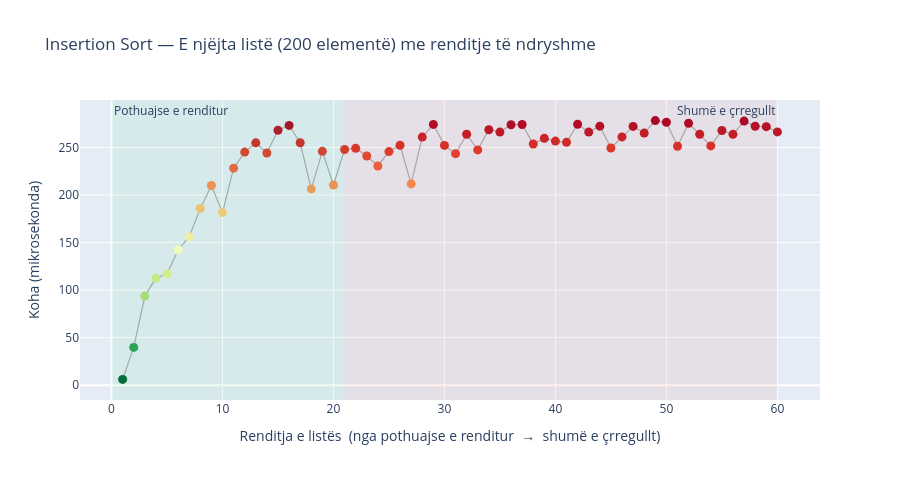

The code cell stored with this chart in its notebook:
### Code cell
# Ushtrim 2: Insertion Sort per nje liste e renditur ne renditje random
import time
import random
import plotly.graph_objects as go

def insertion_sort(lst):
    for i in range(1, len(lst)):
        v, j = lst[i], i - 1
        while j >= 0 and lst[j] > v:
            lst[j + 1] = lst[j]
            j -= 1
        lst[j + 1] = v

def mat_kohen(lst, perseritje=25):
    # Për lista të shkurtra një matje e vetme është shumë e zhurmshme:
    # e përsërisim dhe mbajmë kohën më të vogël.
    me_e_mira = float("inf")
    for _ in range(perseritje):
        c = lst.copy()
        t = time.perf_counter()
        insertion_sort(c)
        me_e_mira = min(me_e_mira, time.perf_counter() - t)
    return me_e_mira

def crregullo(lst, nivel):
    lst = lst.copy()
    for _ in range(int(nivel * len(lst) * 3)):
        i, j = random.sample(range(len(lst)), 2)
        lst[i], lst[j] = lst[j], lst[i]
    return lst

try:
    raw = input("Shkruaj numrat e ndarë me hapësirë: ").strip()
except Exception:          # p.sh. kur fletorja ekzekutohet pa tastierë
    raw = ""
try:
    base = sorted(int(x) for x in raw.split())
except ValueError:
    base = []
if len(base) < 2:
    base = list(range(1, 201))   # 200 elemente: dallimi shihet qartë

STEPS     = 60
nivelet   = [i / (STEPS - 1) for i in range(STEPS)]
renditjet = [crregullo(base, niv) for niv in nivelet]
kohet     = [mat_kohen(r) for r in renditjet]

fig = go.Figure()
fig.add_vrect(x0=0, x1=STEPS * 0.35, fillcolor="#2ecc71", opacity=0.08, line_width=0,
              annotation_text="Pothuajse e renditur", annotation_position="top left")
fig.add_vrect(x0=STEPS * 0.35, x1=STEPS, fillcolor="#e74c3c", opacity=0.08, line_width=0,
              annotation_text="Shumë e çrregullt", annotation_position="top right")
fig.add_trace(go.Scatter(
    x=list(range(1, STEPS + 1)), y=[k * 1e6 for k in kohet],
    mode="lines+markers",
    line=dict(color="#aaaaaa", width=1.2),
    marker=dict(size=9, color=kohet, colorscale="RdYlGn", reversescale=True, showscale=False),
    customdata=[[int(n * 100), str(r)] for n, r in zip(nivelet, renditjet)],
    hovertemplate="Renditja %{x}<br>Çrregullsi: %{customdata[0]}%<br>Koha: %{y:.2f} µs"
                  "<br>Lista: %{customdata[1]}<extra></extra>",
    name="Koha",
))
fig.update_layout(
    title=f"Insertion Sort — E njëjta listë ({len(base)} elementë) me renditje të ndryshme",
    xaxis_title="Renditja e listës  (nga pothuajse e renditur  →  shumë e çrregullt)",
    yaxis_title="Koha (mikrosekonda)",
    height=480, showlegend=False,
)
fig.show()
